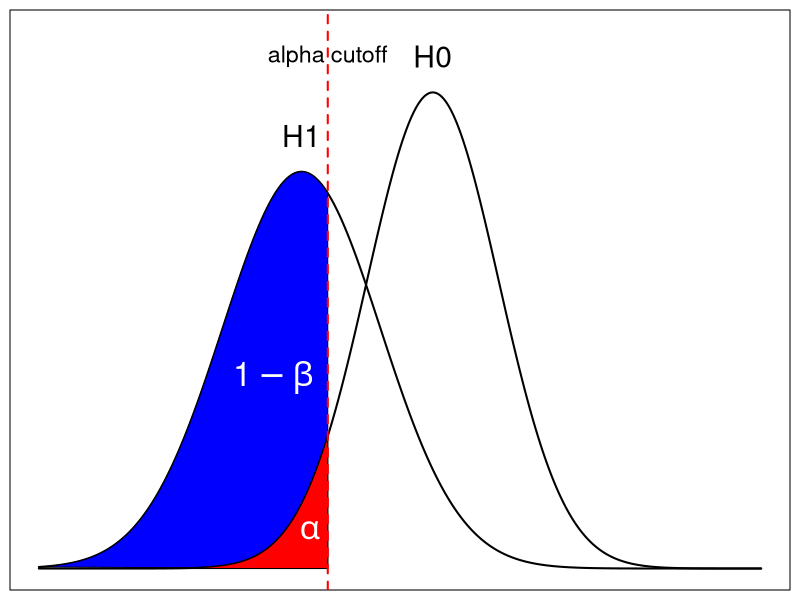
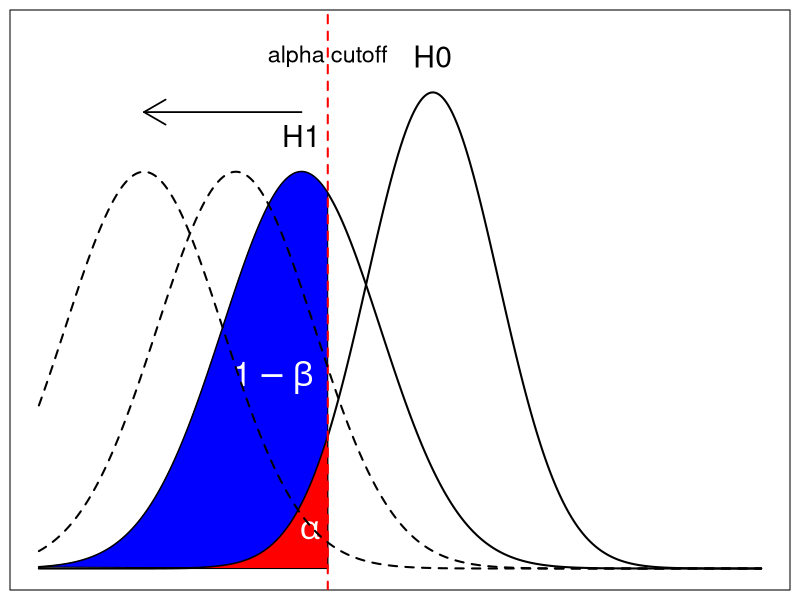
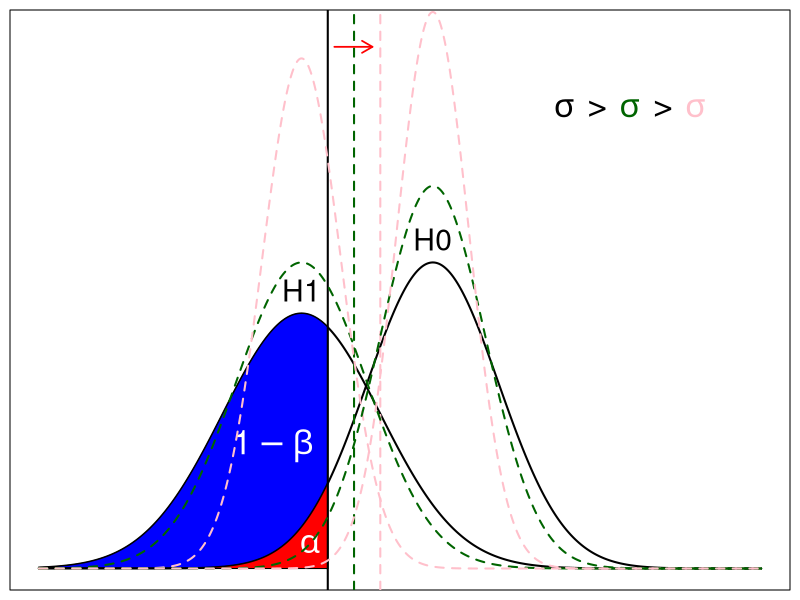
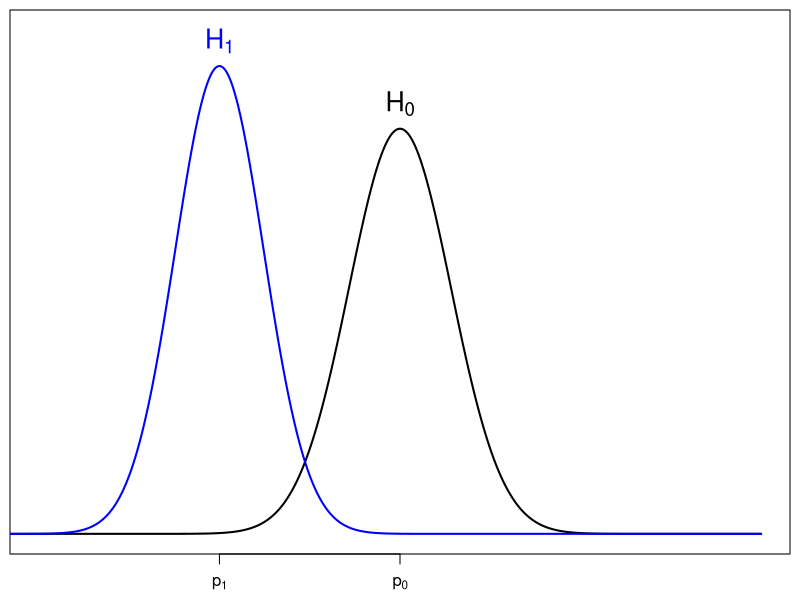
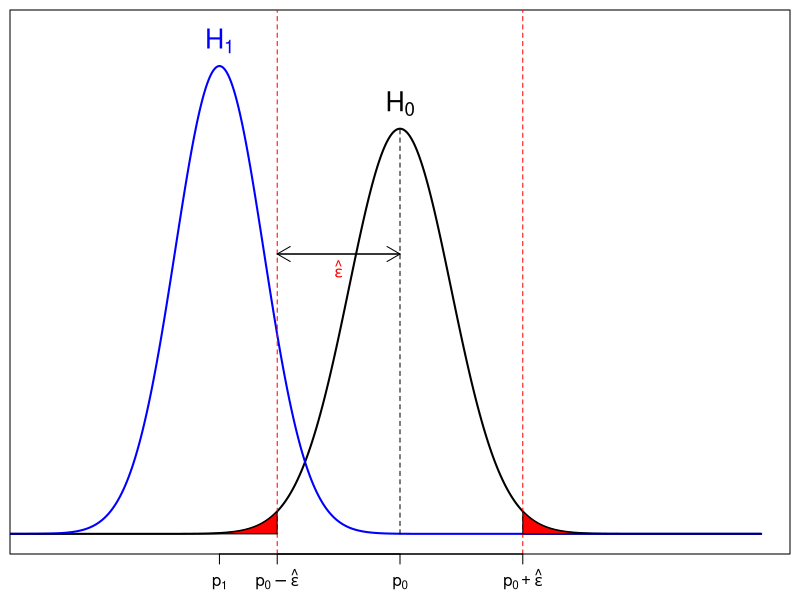
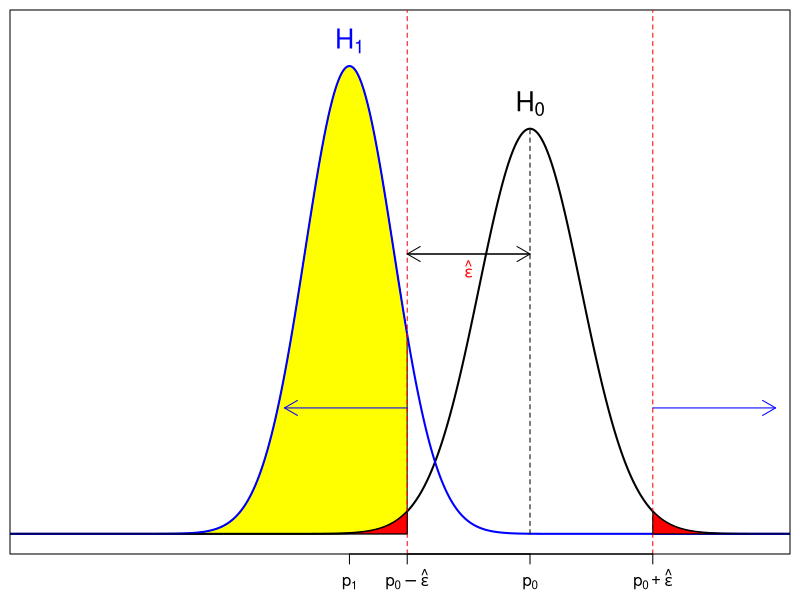
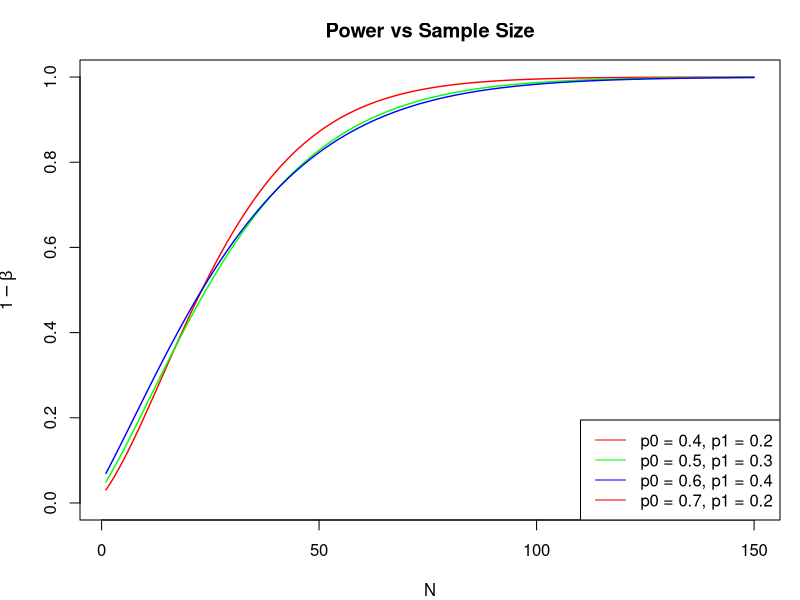
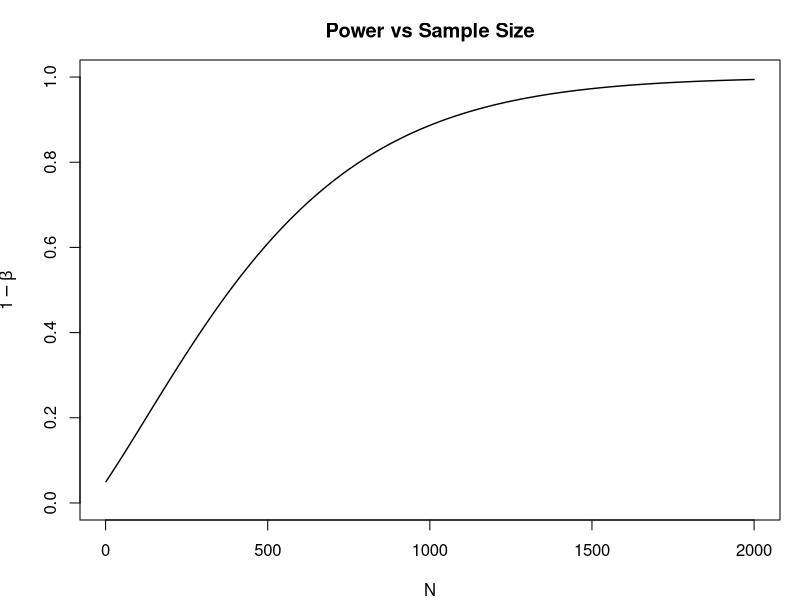

Here is the R script that generated these plots, in order:
## ---- chunk 1
library(tidyverse)
library(gridExtra)
## ---- chunk 2
xrange <- c(-6, 5)
yrange <- c(0, 0.45)

x <- seq(xrange[1], xrange[2], 0.001)

mu0 <- 0
mu1 <- -2

y0 <- dnorm(x, mu0, 1)
y1 <- dnorm(x, mu1, 1.2)

thresh <- -1.6

par(mar = c(0.5,0.5,0.5,0.5))
plot(0, type = "n", xlim = xrange, ylim = yrange, xaxt = "n", yaxt = "n", ylab = NA, xlab = NA)
lines(x = x, y = y1, lwd = 2)
polygon(x = c(x[x <= thresh], thresh), y = c(y1[x <= thresh], 0), col = "blue")
lines(x = x, y = y0, lwd = 2)
polygon(x = c(x[x <= thresh], thresh), y = c(y0[x <= thresh], 0), col = "red")
text(x = c(mu0, mu1), y = c(y0[which(x == mu0)], y1[which(x == mu1)]) + 0.03, labels = c("H0", "H1"), cex = 1.8)
abline(v = thresh, lty = "dashed", lwd = 2, col = "red")
text(x = thresh, y = y0[which(x == mu0)] + 0.03, labels = "alpha cutoff", cex = 1.4)
text(x = -2.43, y = 0.16, labels = expression(1-beta), cex = 2, col = "white")
text(x = -1.87, y = 0.032, labels = expression(alpha), cex = 2, col = "white")
## ---- chunk 3
par(mar = c(0.5,0.5,0.5,0.5))
plot(0, type = "n", xlim = xrange, ylim = yrange, xaxt = "n", yaxt = "n", ylab = NA, xlab = NA)
lines(x = x, y = y1, lwd = 2)
polygon(x = c(x[x <= thresh], thresh), y = c(y1[x <= thresh], 0), col = "blue")
lines(x = x, y = y0, lwd = 2)
polygon(x = c(x[x <= thresh], thresh), y = c(y0[x <= thresh], 0), col = "red")
text(x = c(mu0, mu1), y = c(y0[which(x == mu0)], y1[which(x == mu1)]) + 0.03, labels = c("H0", "H1"), cex = 1.8)
abline(v = thresh, lty = "dashed", lwd = 2, col = "red")
text(x = thresh, y = y0[which(x == mu0)] + 0.03, labels = "alpha cutoff", cex = 1.4)
text(x = -2.43, y = 0.16, labels = expression(1-beta), cex = 2, col = "white")
text(x = -1.87, y = 0.032, labels = expression(alpha), cex = 2, col = "white")
lines(x = x, y = dnorm(x, -3, 1.2), lwd = 2, lty = "dashed")
lines(x = x, y = dnorm(x, -4.4, 1.2), lwd = 2, lty = "dashed")
arrows(x0 = -2, y0 = max(y1)+0.05, x1 = -4.4, y1 = max(y1)+0.05, lwd = 1.7)
## ---- chunk 4
par(mar = c(0.5,0.5,0.5,0.5))
plot(0, type = "n", xlim = xrange, ylim = c(0.00, 0.7), xaxt = "n", yaxt = "n", ylab = NA, xlab = NA)
lines(x = x, y = y1, lwd = 2)
polygon(x = c(x[x <= thresh], thresh), y = c(y1[x <= thresh], 0), col = "blue")
lines(x = x, y = y0, lwd = 2)
polygon(x = c(x[x <= thresh], thresh), y = c(y0[x <= thresh], 0), col = "red")
text(x = c(mu0, mu1), y = c(y0[which(x == mu0)], y1[which(x == mu1)]) + 0.03, labels = c("H0", "H1"), cex = 1.8)
abline(v = thresh, lwd = 2, col = "black")
abline(v = thresh + 0.4, lwd = 2, lty = "dashed", col = "dark green")
abline(v = thresh + 0.8, lwd = 2, lty = "dashed", col = "pink")
text(x = -2.43, y = 0.16, labels = expression(1-beta), cex = 2, col = "white")
text(x = -1.87, y = 0.032, labels = expression(alpha), cex = 2, col = "white")
lines(x = x, y = dnorm(x, mu1, 1), lwd = 2, lty = "dashed", col = "dark green")
lines(x = x, y = dnorm(x, mu1, 0.6), lwd = 2, lty = "dashed", col = "pink")
lines(x = x, y = dnorm(x, mu0, 0.8), lwd = 2, lty = "dashed", col = "dark green")
lines(x = x, y = dnorm(x, mu0, 0.55), lwd = 2, lty = "dashed", col = "pink")
arrows(x0 = thresh+0.1, y0 = 0.68, x1 = thresh + 0.68, y1 = 0.68, col = "red", lwd = 1.7, length = 0.12)
text(x = 2, y = 0.6, labels = expression(sigma), col = "black", cex = 2)
text(x = 2.5, y = 0.6, labels = ">", col = "black", cex = 2)
text(x = 3.0, y = 0.6, labels = expression(sigma), col = "dark green", cex = 2)
text(x = 3.5, y = 0.6, labels = ">", col = "black", cex = 2)
text(x = 4.0, y = 0.6, labels = expression(sigma), col = "pink", cex = 2)
## ---- chunk 5
xrange <- c(0, 1)

x <- seq(-1, xrange[2], 0.0001)

n <- 50

p0 <- 0.5
p1 <- 0.25

epsilon <- 0.17

v0 <- (1/n) * p0 * (1 - p0)
v1 <- (1/n) * p1 * (1 - p1)

y0 <- dnorm(x, p0, sqrt(v0))
y1 <- dnorm(x, p1, sqrt(v1))

yrange <- c(0, max(max(y0), max(y1)) + 0.5)
## ---- chunk 6
par(mar = c(2.3,0.5,0.5,0.5))
plot(0, type = "n", xlim = xrange, ylim = yrange, xaxt = "n", yaxt = "n", ylab = NA, xlab = NA)
axis(side = 1, at = c(p0, p1), labels = c(expression("p"[0]), expression("p"[1])))
lines(x = x, y = y0, lwd = 2)
lines(x = x, y = y1, lwd = 2, col = "blue")
text(x = p0, y = max(y0) + 0.35, labels = expression("H"[0]), cex = 1.6)
text(x = p1, y = max(y1) + 0.35, labels = expression("H"[1]), cex = 1.6, col = "blue")
## ---- chunk 7
par(mar = c(2.3,0.5,0.5,0.5))
plot(0, type = "n", xlim = xrange, ylim = yrange, xaxt = "n", yaxt = "n", ylab = NA, xlab = NA)
axis(side = 1, at = c(p0, p1), labels = c(expression("p"[0]), expression("p"[1])))
lines(x = x, y = y0, lwd = 2)
lines(x = x, y = y1, lwd = 2, col = "blue")
text(x = p0, y = max(y0) + 0.35, labels = expression("H"[0]), cex = 1.6)
text(x = p1, y = max(y1) + 0.35, labels = expression("H"[1]), cex = 1.6, col = "blue")

# Demonstrate epsilon
abline(v = c(p0 - epsilon, p0 + epsilon), lty = "dashed", cex = 1.5, col = "red")
lines(x = c(p0, p0), y = c(0, max(y0)), lty = "dashed")
axis(side = 1, at = c(p0 - epsilon, p0 + epsilon), labels = c(expression("p"[0] - hat(epsilon)), expression("p"[0] + hat(epsilon))))

arrows(x0 = p0 - epsilon, x1 = p0, y0 = sum(yrange) / 1.8, y1 = sum(yrange) / 1.8, cex = 1.7, length = 0.15)
arrows(x1 = p0 - epsilon, x0 = p0, y0 = sum(yrange) / 1.8, y1 = sum(yrange) / 1.8, cex = 1.7, length = 0.15)

text(x = p0 - epsilon/2, y = sum(yrange) / 1.9, labels = expression(hat(epsilon)), col = "red")

# Draw area under the curve
lower_tail_index <- which(x < (p0 - epsilon))
polygon(x = c(x[lower_tail_index], x[lower_tail_index[length(lower_tail_index)]]), 
        y = c(y0[lower_tail_index], 0), col = "red"
)
higher_tail_index <- which(x > (p0 + epsilon))
polygon(x = c(x[higher_tail_index], x[higher_tail_index[1]]), 
        y = c(y0[higher_tail_index], 0), col = "red"
)
## ---- chunk 8
par(mar = c(2.3,0.5,0.5,0.5))
plot(0, type = "n", xlim = xrange - 0.18, ylim = yrange, xaxt = "n", yaxt = "n", ylab = NA, xlab = NA)
axis(side = 1, at = c(p0, p1), labels = c(expression("p"[0]), expression("p"[1])))

# draw area for power first
lower_tail_index <- which(x < (p0 - epsilon))
polygon(x = c(x[lower_tail_index], x[lower_tail_index[length(lower_tail_index)]]), 
        y = c(y1[lower_tail_index], 0), col = "yellow"
)
higher_tail_index <- which(x > (p0 + epsilon))
polygon(x = c(x[higher_tail_index], x[higher_tail_index[1]]), 
        y = c(y1[higher_tail_index], 0), col = "yellow"
)

lines(x = x, y = y0, lwd = 2)
lines(x = x, y = y1, lwd = 2, col = "blue")
text(x = p0, y = max(y0) + 0.35, labels = expression("H"[0]), cex = 1.6)
text(x = p1, y = max(y1) + 0.35, labels = expression("H"[1]), cex = 1.6, col = "blue")

# Demonstrate epsilon
abline(v = c(p0 - epsilon, p0 + epsilon), lty = "dashed", cex = 1.5, col = "red")
lines(x = c(p0, p0), y = c(0, max(y0)), lty = "dashed")
axis(side = 1, at = c(p0 - epsilon, p0 + epsilon), labels = c(expression("p"[0] - hat(epsilon)), expression("p"[0] + hat(epsilon))))

# add arrows
arrows(x0 = p0 - epsilon, x1 = p0, y0 = sum(yrange) / 1.8, cex = 1.7, length = 0.15)
arrows(x1 = p0 - epsilon, x0 = p0, y0 = sum(yrange) / 1.8, cex = 1.7, length = 0.15)
arrows(x0 = p0 - epsilon, x1 = p0 - 2*epsilon, y0 = sum(yrange) / 4, cex = 1.7, length = 0.15, col = "blue")
arrows(x0 = p0 + epsilon, x1 = p0 + 2*epsilon, y0 = sum(yrange) / 4, cex = 1.7, length = 0.15, col = "blue")

text(x = p0 - epsilon/2, y = sum(yrange) / 1.9, labels = expression(hat(epsilon)), col = "red")

# Draw area under the curve
polygon(x = c(x[lower_tail_index], x[lower_tail_index[length(lower_tail_index)]]), 
        y = c(y0[lower_tail_index], 0), col = "red"
)
polygon(x = c(x[higher_tail_index], x[higher_tail_index[1]]), 
        y = c(y0[higher_tail_index], 0), col = "red"
)
## ---- chunk 9
# write power function
# power_function
calc_power <- function(n, p0, p1, alpha) {
  A <- sqrt(n) * (p0 - p1)
  B <- qnorm(alpha/2, mean = 0, sd = 1, lower.tail = FALSE) * sqrt(p0 * (1 - p0))
  C <- sqrt(p1 * (1 - p1))
  return(pnorm((A - B)/C, mean = 0, sd = 1, lower.tail = TRUE) + 1 - pnorm((A + B)/C, mean = 0, sd = 1, lower.tail = TRUE))
}
## ---- chunk 10
# observe behavior of n with p0, p1 fixed
p0 <- c(0.4, 0.5, 0.6, 0.7)
p1 <- c(0.2, 0.3, 0.4, 0.2)
n <- seq(1, 150)
alpha <- 0.05
colour <- rainbow(3)

{
par(oma = c(0, 0, 0, 0), mar = c(5, 5, 4, 2) - 1)

plot(1, type = "n", xlim = c(min(n), max(n)), ylim = c(0, 1), main = "Power vs Sample Size", xlab = "N", ylab = expression(1 - beta))
for (i in 1:length(p0)) {
  lines(x = n, y = calc_power(n, p0[i], p1[i], alpha), col = colour[i], lwd = 1.4)
}
legend("bottomright", legend = paste0("p0 = ", p0, ", p1 = ", p1), col = colour, lty = "solid")
}
## ---- chunk 11
# observe behavior of n with p0, p1 fixed
p0 <- 0.5
p1 <- 0.55
n <- seq(1, 2000)
alpha <- 0.05
colour <- rainbow(3)

{
par(oma = c(0, 0, 0, 0), mar = c(5, 5, 4, 2) - 1)

plot(1, type = "n", xlim = c(min(n), max(n)), ylim = c(0, 1), main = "Power vs Sample Size", xlab = "N", ylab = expression(1 - beta))
lines(x = n, y = calc_power(n, p0, p1, alpha), col = "black", lwd = 1.4)
}
## ---- chunk 12
# observe behavior of |p0 - p1| with n fixed
n <- c(10, 50, 100, 120)
space <- 0.001
p0 <- seq(space, 1 - space, space)
p1 <- seq(space, 1 - space, space)

dat <- expand.grid(p0, p1)
colnames(dat) <- c("p0", "p1")

dat <- 
  mutate(
    dat,     
    distance = abs(p0 - p1),
    ratio = p0/p1,
    distance_from_center = p0 - 0.5,
    distance_from_center_p1 = p1 - 0.5,
    power_10 = calc_power(10, p0, p1, 0.05),
    power_50 = calc_power(50, p0, p1, 0.05),
    power_100 = calc_power(100, p0, p1, 0.05),
    power_120 = calc_power(120, p0, p1, 0.05)
  )

dat <- dat[dat$distance != 0,]

sample_dat <- dat[sample(nrow(dat), 30000),]
## ---- chunk 13
head(dat[sample(nrow(dat), 5), !(colnames(dat) %in% c("ratio", "distance_from_center", "distance_from_center_p1"))])
## ---- chunk 14
plot(x = sample_dat$distance, y = sample_dat$power_10, main = "Power vs Distance (N = 10)", xlab = "Distance", ylab = "Power")
## ---- chunk 15
hist(dat$ratio, breaks = "scott", main = "Histogram of Ratio", freq = FALSE, xlab = "Ratio")
## ---- chunk 16
hist(log(dat$ratio, 10), breaks = "scott", main = "Histogram of Ratio", freq = FALSE, xlab = "Ratio")
## ---- chunk 17
ggplot(sample_dat) + 
  geom_point(aes(x = distance, y = power_10, col = log(ratio))) + 
  scale_color_gradient2(high = "red", low = "blue") + 
  xlab("Distance") +
  ylab("Power") +
  ggtitle("Power vs Distance (N = 10) with Log(ratio)") +
  theme_dark()
## ---- chunk 18
ggplot(sample_dat) + 
  geom_point(aes(x = distance, y = power_10, col = distance_from_center)) + 
  scale_color_gradient2(high = "red", low = "blue", name = "Center\nDistance") + 
  ggtitle("Power vs Distance",subtitle = " (N = 10, Colored by Distance of p0 from 0.5)") +
  xlab("Distance") +
  ylab("Power") +
  theme_dark()
## ---- chunk 19
ggplot(sample_dat) + 
  geom_point(aes(x = distance, y = power_10, col = distance_from_center_p1)) + 
  scale_color_gradient2(high = "red", low = "blue", name = "Center\nDistance") + 
  ggtitle("Power vs Distance",subtitle = " (N = 10, Colored by Distance of p1 from 0.5)") +
  xlab("Distance") +
  ylab("Power") +
  theme_dark()
## ---- chunk 20
g <- ggplot(sample_dat) + 
  geom_point(aes(x = distance, y = power_50), size = 0.7) +
  ylab("Power") +
  ggtitle("Power vs Distance (N = 50)") +
  theme_dark() +
  theme(plot.title = element_text(size = 10), plot.subtitle = element_text(size = 8), axis.title.x = element_blank())

g1 <- ggplot(sample_dat) + 
  geom_point(aes(x = distance, y = power_50, col = log(ratio)), size = 0.7) + 
  scale_color_gradient2(high = "red", low = "blue", guide = FALSE)  +
  ggtitle("Power vs Distance", subtitle = "(N = 50, Colored by Log(ratio))") +
  theme_dark() +
  theme(plot.title = element_text(size = 10), plot.subtitle = element_text(size = 8), axis.title.x = element_blank(), axis.title.y = element_blank())

g2 <- ggplot(sample_dat) + 
  geom_point(aes(x = distance, y = power_50, col = distance_from_center), size = 0.7) + 
  scale_color_gradient2(high = "red", low = "blue", guide = FALSE) + 
  ggtitle("Power vs Distance",subtitle = "(N = 50, Colored by Distance of p0 from 0.5)") +
  xlab("Distance") +
  ylab("Power") +
  theme_dark() +
  theme(plot.title = element_text(size = 10), plot.subtitle = element_text(size = 8))

g3 <- ggplot(sample_dat) + 
  geom_point(aes(x = distance, y = power_50, col = distance_from_center_p1), size = 0.7) + 
  scale_color_gradient2(high = "red", low = "blue", guide = FALSE) + 
  ggtitle("Power vs Distance",subtitle = "(N = 50, Colored by Distance of p1 from 0.5)") +
  xlab("Distance") +
  theme_dark() +
  theme(plot.title = element_text(size = 10), plot.subtitle = element_text(size = 8), axis.title.y = element_blank())

grid.arrange(g, g1, g2, g3, nrow = 2)
## ---- chunk 21
g <- ggplot(sample_dat) + 
  geom_point(aes(x = distance, y = power_100), size = 0.7) +
  ylab("Power") +
  ggtitle("Power vs Distance (N = 100)") +
  theme_dark() +
  theme(plot.title = element_text(size = 10), plot.subtitle = element_text(size = 8), axis.title.x = element_blank())

g1 <- ggplot(sample_dat) + 
  geom_point(aes(x = distance, y = power_100, col = log(ratio)), size = 0.7) + 
  scale_color_gradient2(high = "red", low = "blue", guide = FALSE)  +
  ggtitle("Power vs Distance", subtitle = "(N = 100, Colored by Log(ratio))") +
  theme_dark() +
  theme(plot.title = element_text(size = 10), plot.subtitle = element_text(size = 8), axis.title.x = element_blank(), axis.title.y = element_blank())

g2 <- ggplot(sample_dat) + 
  geom_point(aes(x = distance, y = power_100, col = distance_from_center), size = 0.7) + 
  scale_color_gradient2(high = "red", low = "blue", guide = FALSE) + 
  ggtitle("Power vs Distance",subtitle = "(N = 100, Colored by Distance of p0 from 0.5)") +
  xlab("Distance") +
  ylab("Power") +
  theme_dark() +
  theme(plot.title = element_text(size = 10), plot.subtitle = element_text(size = 8))

g3 <- ggplot(sample_dat) + 
  geom_point(aes(x = distance, y = power_100, col = distance_from_center_p1), size = 0.7) + 
  scale_color_gradient2(high = "red", low = "blue", guide = FALSE) + 
  ggtitle("Power vs Distance",subtitle = "(N = 100, Colored by Distance of p1 from 0.5)") +
  xlab("Distance") +
  theme_dark() +
  theme(plot.title = element_text(size = 10), plot.subtitle = element_text(size = 8), axis.title.y = element_blank())

grid.arrange(g, g1, g2, g3, nrow = 2)
## ---- chunk 22
g <- ggplot(sample_dat) + 
  geom_point(aes(x = distance, y = power_120), size = 0.7) +
  ylab("Power") +
  ggtitle("Power vs Distance (N = 120)") +
  theme_dark() +
  theme(plot.title = element_text(size = 10), plot.subtitle = element_text(size = 8), axis.title.x = element_blank())

g1 <- ggplot(sample_dat) + 
  geom_point(aes(x = distance, y = power_120, col = log(ratio)), size = 0.7) + 
  scale_color_gradient2(high = "red", low = "blue", guide = FALSE)  +
  ggtitle("Power vs Distance", subtitle = "(N = 120, Colored by Log(ratio))") +
  theme_dark() +
  theme(plot.title = element_text(size = 10), plot.subtitle = element_text(size = 8), axis.title.x = element_blank(), axis.title.y = element_blank())

g2 <- ggplot(sample_dat) + 
  geom_point(aes(x = distance, y = power_120, col = distance_from_center), size = 0.7) + 
  scale_color_gradient2(high = "red", low = "blue", guide = FALSE) + 
  ggtitle("Power vs Distance",subtitle = "(N = 120, Colored by Distance of p0 from 0.5)") +
  xlab("Distance") +
  ylab("Power") +
  theme_dark() +
  theme(plot.title = element_text(size = 10), plot.subtitle = element_text(size = 8))

g3 <- ggplot(sample_dat) + 
  geom_point(aes(x = distance, y = power_120, col = distance_from_center_p1), size = 0.7) + 
  scale_color_gradient2(high = "red", low = "blue", guide = FALSE) + 
  ggtitle("Power vs Distance",subtitle = "(N = 120, Colored by Distance of p1 from 0.5)") +
  xlab("Distance") +
  theme_dark() +
  theme(plot.title = element_text(size = 10), plot.subtitle = element_text(size = 8), axis.title.y = element_blank())

grid.arrange(g, g1, g2, g3, nrow = 2)
